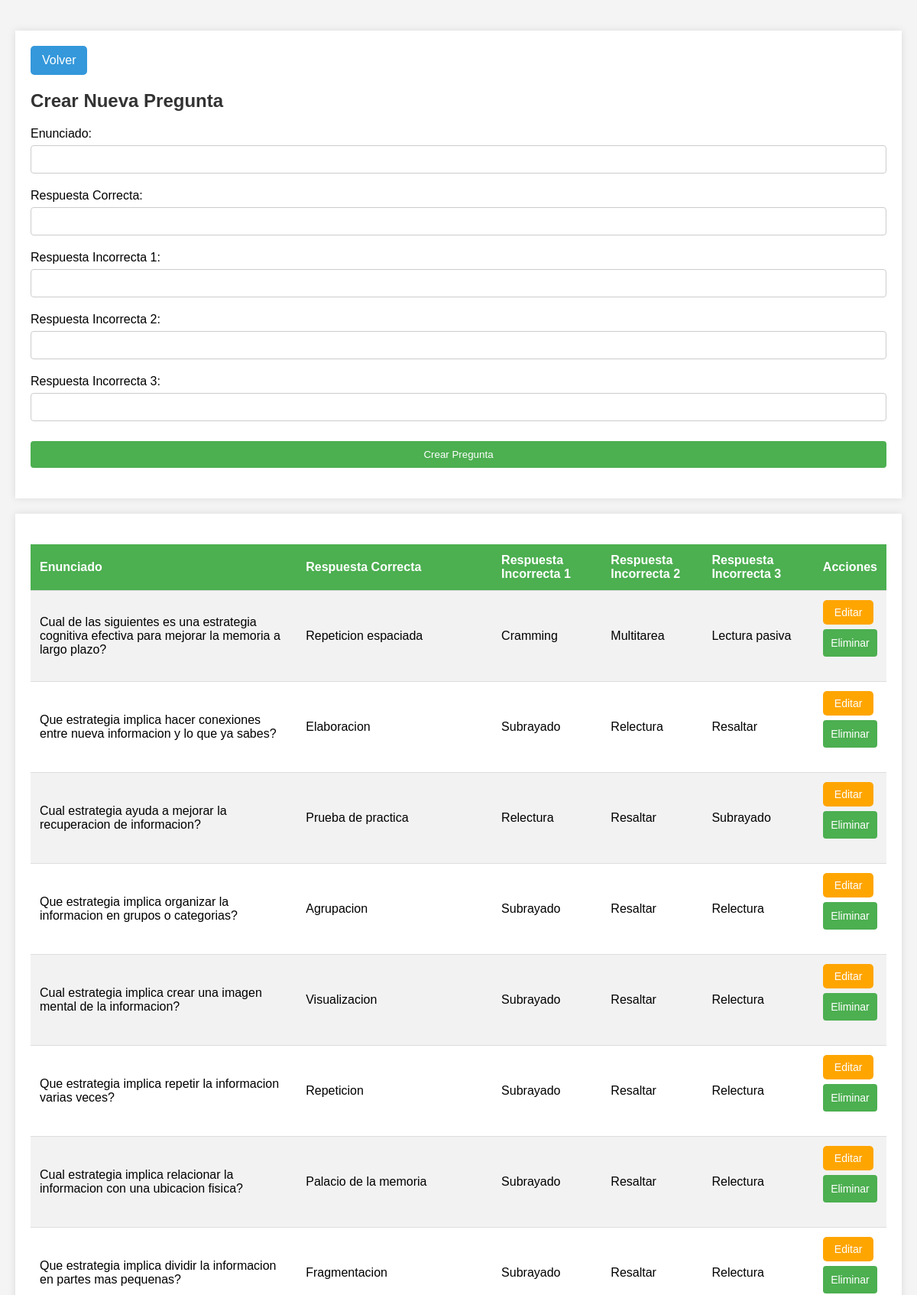
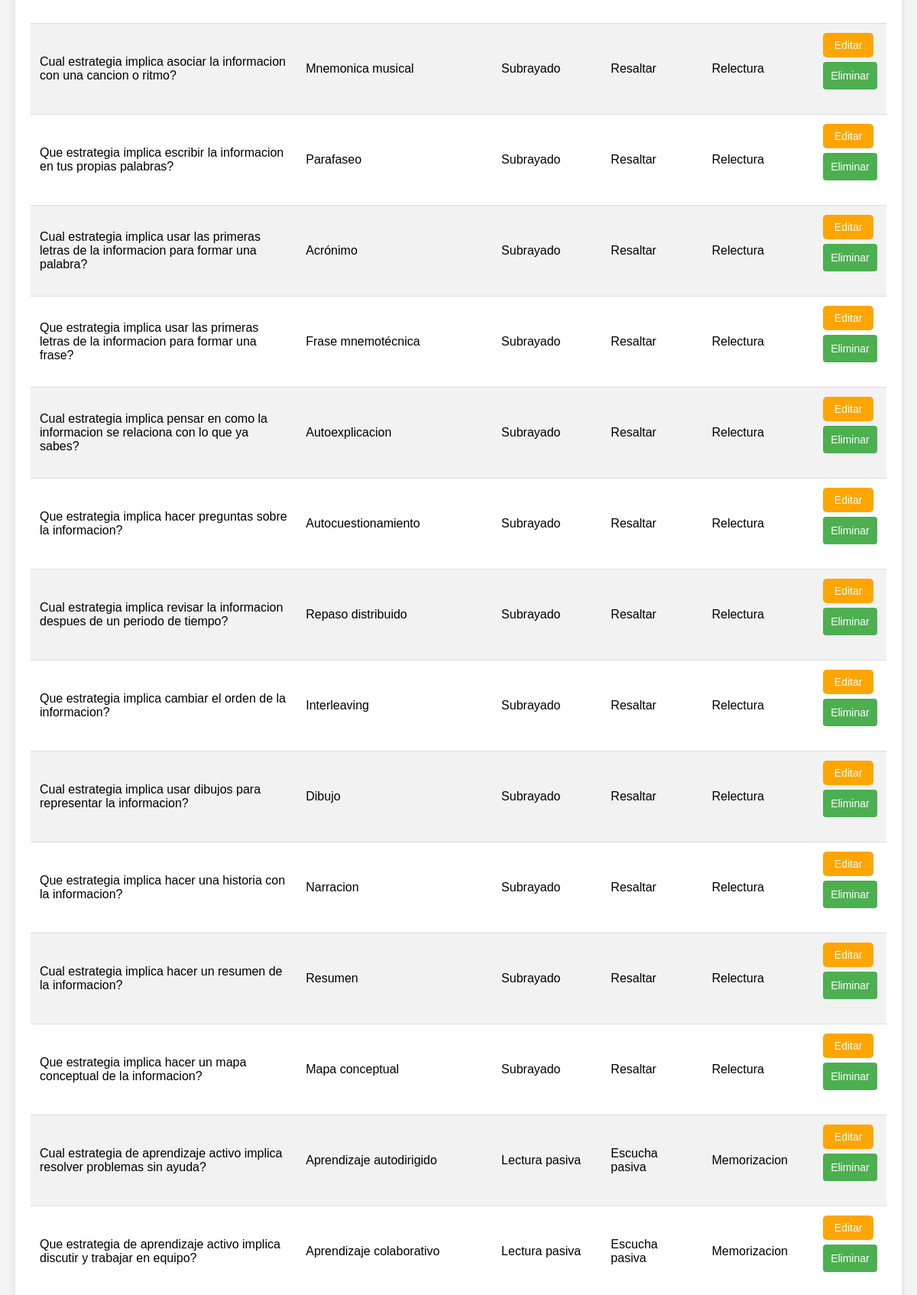
The app's page /estrategiascrud.php (upper part) with its own data (2 pictures, top to bottom).
### tables this page shows
CREATE TABLE `preguntas_estrategias` (
  `id` int(11) NOT NULL,
  `enunciado` text NOT NULL,
  `respuesta_correcta` text NOT NULL,
  `respuesta_incorrecta1` text NOT NULL,
  `respuesta_incorrecta2` text NOT NULL,
  `respuesta_incorrecta3` text NOT NULL
);

### estrategiascrud.php (the view, shortened to what this page needs)
<?php
require_once "conexion.php";
function obtenerPreguntas($conexion) {
    $result = $conexion->query("SELECT * FROM preguntas_estrategias");
    return $result->fetch_all(MYSQLI_ASSOC);
}
$preguntas = obtenerPreguntas($conexion);
?>
<!DOCTYPE html>
<html lang="es">
<head>
    <link rel="stylesheet" href="crud.css">
</head>
<body>
<div class="form-container" style="text-align: left; margin-top: 20px;">
    <a href="salaadmin.php" class="boton-volver" style="display: inline-block; padding: 10px 15px; font-size: 16px; text-align: center; text-decoration: none; cursor: pointer; border-radius: 5px; background-color: #3498db; color: #fff; transition: background-color 0.3s ease;">Volver</a>
    <h2>Crear Nueva Pregunta</h2>
    <form method="post" action="estrategiacrud.php">
        <label for="enunciado">Enunciado:</label>
        <input type="text" name="enunciado" id="enunciado" required>
        <label for="respuesta_correcta">Respuesta Correcta:</label>
        <input type="text" name="respuesta_correcta" id="respuesta_correcta" required>
        <label for="respuesta_incorrecta1">Respuesta Incorrecta 1:</label>
        <input type="text" name="respuesta_incorrecta1" id="respuesta_incorrecta1" required>
        <label for="respuesta_incorrecta2">Respuesta Incorrecta 2:</label>
        <input type="text" name="respuesta_incorrecta2" id="respuesta_incorrecta2" required>
        <label for="respuesta_incorrecta3">Respuesta Incorrecta 3:</label>
        <input type="text" name="respuesta_incorrecta3" id="respuesta_incorrecta3" required>
        <input type="submit" name="crear" value="Crear Pregunta">
    </form>
</div>
<div class="table-container">
    <table>
        <tr>
            <th>Enunciado</th>
            <th>Respuesta Correcta</th>
            <th>Respuesta Incorrecta 1</th>
            <th>Respuesta Incorrecta 2</th>
            <th>Respuesta Incorrecta 3</th>
            <th>Acciones</th>
        </tr>
        <?php foreach ($preguntas as $pregunta): ?>
        <tr>
            <td><?php echo htmlspecialchars($pregunta['enunciado']); ?></td>
            <td><?php echo htmlspecialchars($pregunta['respuesta_correcta']); ?></td>
            <td><?php echo htmlspecialchars($pregunta['respuesta_incorrecta1']); ?></td>
            <td><?php echo htmlspecialchars($pregunta['respuesta_incorrecta2']); ?></td>
            <td><?php echo htmlspecialchars($pregunta['respuesta_incorrecta3']); ?></td>
            <td>
                <button onclick="editarPregunta(<?php echo htmlspecialchars(json_encode($pregunta)); ?>)" class="boton editar">Editar</button>
                <form method="post" action="fisicacrud.php" onsubmit="return confirm('¿Estás seguro de que deseas eliminar esta pregunta?');">
                    <input type="submit" name="eliminar" value="Eliminar" class="boton eliminar">
                </form>
            </td>
        </tr>
        <?php endforeach; ?>
    </table>
</div>
</body>
</html>

### crud.css (style rules this page uses)
body { font-family: 'Arial', sans-serif; background-color: #f4f4f4; margin: 0; padding: 20px; }
h2 { color: #333; }
.form-container, .table-container { background-color: white; box-shadow: 0 0 10px rgba(0, 0, 0, 0.1); padding: 20px; margin-bottom: 20px; }
.table-container table { width: 100%; border-collapse: collapse; margin-top: 20px; }
.table-container th, .table-container td { text-align: left; padding: 12px; border-bottom: 1px solid #ddd; }
.table-container th { background-color: #4CAF50; color: white; }
.table-container tr:nth-child(even) { background-color: #f2f2f2; }
.boton { padding: 8px 15px; border: none; border-radius: 5px; cursor: pointer; font-size: 14px; }
.editar { background-color: #ffa500; color: white; }
.eliminar { background-color: #f44336; color: white; }
input[type="text"], input[type="submit"] { width: 100%; padding: 10px; margin: 6px 0 20px 0; display: inline-block; border: 1px solid #ccc; box-sizing: border-box; border-radius: 4px; }
input[type="submit"] { background-color: #4CAF50; color: white; border: none; }

### records on screen
preguntas_estrategias: enunciado "Cual de las siguientes es una estrategia cognitiva efectiva para mejorar la memoria a largo plazo?", respuesta_correcta "Repeticion espaciada", respuesta_incorrecta1 "Cramming", respuesta_incorrecta2 "Multitarea", respuesta_incorrecta3 "Lectura pasiva"
preguntas_estrategias: enunciado "Que estrategia implica hacer conexiones entre nueva informacion y lo que ya sabes?", respuesta_correcta "Elaboracion", respuesta_incorrecta1 "Subrayado", respuesta_incorrecta2 "Relectura", respuesta_incorrecta3 "Resaltar"
preguntas_estrategias: enunciado "Cual estrategia ayuda a mejorar la recuperacion de informacion?", respuesta_correcta "Prueba de practica", respuesta_incorrecta1 "Relectura", respuesta_incorrecta2 "Resaltar", respuesta_incorrecta3 "Subrayado"
preguntas_estrategias: enunciado "Que estrategia implica organizar la informacion en grupos o categorias?", respuesta_correcta "Agrupacion", respuesta_incorrecta1 "Subrayado", respuesta_incorrecta2 "Resaltar", respuesta_incorrecta3 "Relectura"
preguntas_estrategias: enunciado "Cual estrategia implica crear una imagen mental de la informacion?", respuesta_correcta "Visualizacion", respuesta_incorrecta1 "Subrayado", respuesta_incorrecta2 "Resaltar", respuesta_incorrecta3 "Relectura"
preguntas_estrategias: enunciado "Que estrategia implica repetir la informacion varias veces?", respuesta_correcta "Repeticion", respuesta_incorrecta1 "Subrayado", respuesta_incorrecta2 "Resaltar", respuesta_incorrecta3 "Relectura"
preguntas_estrategias: enunciado "Cual estrategia implica relacionar la informacion con una ubicacion fisica?", respuesta_correcta "Palacio de la memoria", respuesta_incorrecta1 "Subrayado", respuesta_incorrecta2 "Resaltar", respuesta_incorrecta3 "Relectura"
preguntas_estrategias: enunciado "Que estrategia implica dividir la informacion en partes mas pequenas?", respuesta_correcta "Fragmentacion", respuesta_incorrecta1 "Subrayado", respuesta_incorrecta2 "Resaltar", respuesta_incorrecta3 "Relectura"
preguntas_estrategias: enunciado "Cual estrategia implica asociar la informacion con una cancion o ritmo?", respuesta_correcta "Mnemonica musical", respuesta_incorrecta1 "Subrayado", respuesta_incorrecta2 "Resaltar", respuesta_incorrecta3 "Relectura"
preguntas_estrategias: enunciado "Que estrategia implica escribir la informacion en tus propias palabras?", respuesta_correcta "Parafaseo", respuesta_incorrecta1 "Subrayado", respuesta_incorrecta2 "Resaltar", respuesta_incorrecta3 "Relectura"
preguntas_estrategias: enunciado "Cual estrategia implica usar las primeras letras de la informacion para formar una palabra?", respuesta_correcta "Acrónimo", respuesta_incorrecta1 "Subrayado", respuesta_incorrecta2 "Resaltar", respuesta_incorrecta3 "Relectura"
preguntas_estrategias: enunciado "Que estrategia implica usar las primeras letras de la informacion para formar una frase?", respuesta_correcta "Frase mnemotécnica", respuesta_incorrecta1 "Subrayado", respuesta_incorrecta2 "Resaltar", respuesta_incorrecta3 "Relectura"
preguntas_estrategias: enunciado "Cual estrategia implica pensar en como la informacion se relaciona con lo que ya sabes?", respuesta_correcta "Autoexplicacion", respuesta_incorrecta1 "Subrayado", respuesta_incorrecta2 "Resaltar", respuesta_incorrecta3 "Relectura"
preguntas_estrategias: enunciado "Que estrategia implica hacer preguntas sobre la informacion?", respuesta_correcta "Autocuestionamiento", respuesta_incorrecta1 "Subrayado", respuesta_incorrecta2 "Resaltar", respuesta_incorrecta3 "Relectura"
preguntas_estrategias: enunciado "Cual estrategia implica revisar la informacion despues de un periodo de tiempo?", respuesta_correcta "Repaso distribuido", respuesta_incorrecta1 "Subrayado", respuesta_incorrecta2 "Resaltar", respuesta_incorrecta3 "Relectura"
preguntas_estrategias: enunciado "Que estrategia implica cambiar el orden de la informacion?", respuesta_correcta "Interleaving", respuesta_incorrecta1 "Subrayado", respuesta_incorrecta2 "Resaltar", respuesta_incorrecta3 "Relectura"
preguntas_estrategias: enunciado "Cual estrategia implica usar dibujos para representar la informacion?", respuesta_correcta "Dibujo", respuesta_incorrecta1 "Subrayado", respuesta_incorrecta2 "Resaltar", respuesta_incorrecta3 "Relectura"
preguntas_estrategias: enunciado "Que estrategia implica hacer una historia con la informacion?", respuesta_correcta "Narracion", respuesta_incorrecta1 "Subrayado", respuesta_incorrecta2 "Resaltar", respuesta_incorrecta3 "Relectura"
preguntas_estrategias: enunciado "Cual estrategia implica hacer un resumen de la informacion?", respuesta_correcta "Resumen", respuesta_incorrecta1 "Subrayado", respuesta_incorrecta2 "Resaltar", respuesta_incorrecta3 "Relectura"
preguntas_estrategias: enunciado "Que estrategia implica hacer un mapa conceptual de la informacion?", respuesta_correcta "Mapa conceptual", respuesta_incorrecta1 "Subrayado", respuesta_incorrecta2 "Resaltar", respuesta_incorrecta3 "Relectura"
preguntas_estrategias: enunciado "Cual estrategia de aprendizaje activo implica resolver problemas sin ayuda?", respuesta_correcta "Aprendizaje autodirigido", respuesta_incorrecta1 "Lectura pasiva", respuesta_incorrecta2 "Escucha pasiva", respuesta_incorrecta3 "Memorizacion"
preguntas_estrategias: enunciado "Que estrategia de aprendizaje activo implica discutir y trabajar en equipo?", respuesta_correcta "Aprendizaje colaborativo", respuesta_incorrecta1 "Lectura pasiva", respuesta_incorrecta2 "Escucha pasiva", respuesta_incorrecta3 "Memorizacion"
